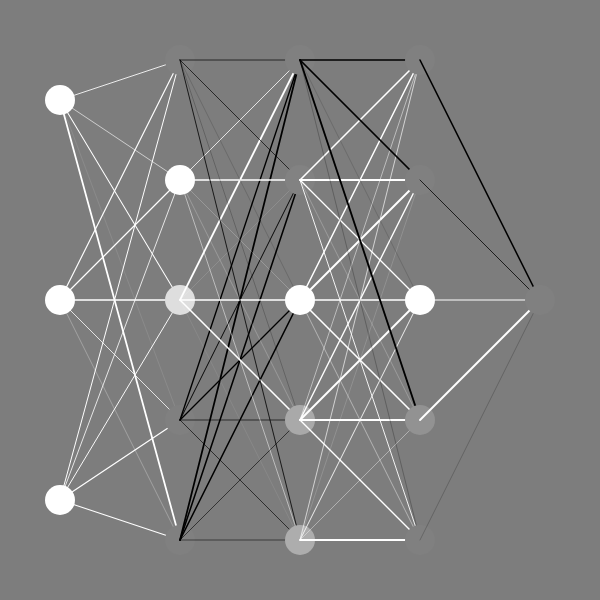
Frame 1 (no input)
Frame 60 (no input): identical to frame 1, image omitted
Frame 120 (the mouse pressed at the canvas centre since frame 60): identical to frame 1, image omitted

The p5.js sketch that drew this single still picture (run headless with seeded random() and noise() and a simulated clock; from frame 60 on, the mouse is pressed at the canvas centre):

// p5.js sketch
// ── sketch.js
var dimension=600;
//var testing=[false,true,true,false,false,false,true,true];
//var testing=[false,false,false,false,false,false,false,false];
//var testing=[true,true,true,true,true,true,true,true];
//var testing=[-1,1,1,-1,-1,-1,1,1];
var testing=[-1,-1,-1,-1,-1,-1,-1,-1];
//var testing=[0,0,0,0,0,0,0,0];
//var testing=[1,1,1,1,1,1,1,1]
var startNodes=3;
var hiddenLayers=3;
var hiddenWidth=5;
var endNodes=1;
var numNets=100;

var mutationRate=.1;
var overRide=false;

var nets=[];
var best=0;
var cost=1000;
var bestInd=0;
var numConnections;
var curConnection=0;
var connections=[];
var inputNodes=[];
var hiddenNodes=[];
var outputNodes=[];
var sizeN=30;
var mousePressed=false;
function setup() {
	createCanvas(dimension, dimension);
  numConnections=hiddenWidth*startNodes;
  for(var i=0;i<hiddenLayers-1;i++){
    numConnections+=hiddenWidth*hiddenWidth;
  }
  numConnections+=endNodes*hiddenWidth;
  for(i=0;i<numNets;i++){
    nets[i]=new net();
    for(var j=0;j<numConnections;j++){
      nets[i].weights[j]=random(-1,1);
    }
  }

  for(i=0;i<startNodes;i++){
    inputNodes[i]=new node(.5*dimension/(hiddenLayers+2),(i+.5)*dimension/startNodes);
  }
  for(i=0;i<hiddenLayers;i++){
    for(j=0;j<hiddenWidth;j++){
      var index=i*hiddenWidth+j;
      hiddenNodes[index]=new node((i+1.5)*dimension/(hiddenLayers+2),(j+.5)*dimension/hiddenWidth);
      if(i<1){
        for(var k=0;k<startNodes;k++){
          hiddenNodes[index].connections[k]=inputNodes[k];
          hiddenNodes[index].weight[k]=curConnection;
          curConnection++;
        }
      }
      else{
        for(var k=0;k<hiddenWidth;k++){
          hiddenNodes[index].connections[k]=hiddenNodes[floor((index/hiddenWidth)-1)*hiddenWidth+k];
          hiddenNodes[index].weight[k]=curConnection;
          curConnection++;
        }
      }
    }
  }
  for(i=0;i<endNodes;i++){
    outputNodes[i]=new node(dimension*(1-.5/(hiddenLayers+2)),(i+.5)*dimension/endNodes);
    for(j=1;j<=hiddenWidth;j++){
      outputNodes[i].connections[j]=hiddenNodes[hiddenNodes.length-j];
      outputNodes[i].weight[j]=curConnection;
      curConnection++;
    }
  }
}

function draw() {
  background(125);
  var arry=nets[0].weights;
  if(best==pow(2,startNodes) || overRide){
    arry=nets[bestInd].weights;
    inputNodes.forEach((node) => {
      if(dist(node.x,node.y,mouseX,mouseY)<sizeN&&mouseIsPressed&&!mousePressed){
        mousePressed=true;
        if(node.val>0){
          node.val=-1;
        }
        else{
          node.val=1;
        }
      }
      else if(!mouseIsPressed){
        mousePressed=false;
      }
    });
    hiddenNodes.forEach((node) => node.update(arry));
    outputNodes.forEach((node) => node.update(arry));
  }
  else{
    best=0;
    nets.forEach((net,index)=>{
      net.fit=test(net.weights);
      if(net.fit>best || (net.fit==best&&random(0,100)<50)){
        best=net.fit;
        bestInd=index;
      }
    })
    if(best!=pow(2,startNodes)){//if not fully correct, mutate
      nets.forEach((net)=>{
        net.weights.forEach((weight,index)=>{
          weight=nets[bestInd].weights[index];
          weight+=random(-mutationRate,mutationRate);
          weight=constrain(weight,-1,1);
        });
      });
    }
    else{
      inputNodes.forEach((node)=>node.val=0);
    }
  }
  inputNodes.forEach((node) => node.show(arry));
  hiddenNodes.forEach((node) => node.show(arry));
  outputNodes.forEach((node) => node.show(arry));
}

function test(arry){
  var attempt=[];
  var current=[];
  var score=0;
  var position=0;
  cost=0;
  for(var i=0;i<startNodes;i++){//value to test
    current[i]=false;
  }
  for(i=0;i<pow(2,startNodes);i++){//all attempts
    attempt[i]=false;
  }
  //test
  attempt.forEach((condition,index1) => {//for every condition
    var correct=true;
    current.forEach((value,index) =>{//set the value
      if(value){
        inputNodes[index].val=1;
      }
      else{
        inputNodes[index].val=-1;
      }
    });
    for(j=current.length-1;j>=0;j--){
      var flip=true;
      for(i=0;i<j;i++){
        if(!current[i]){//if any previous are false don't flip
          flip=false;
        }
      }
      if(flip){
        current[j]=!current[j];
      }
    }
    hiddenNodes.forEach((node) => node.update(arry));//update all nodes
    outputNodes.forEach((node) => node.update(arry));
    cost+=abs(testing[index1]-outputNodes[0].val);
    if((outputNodes[0].val<0&&1==testing[index1])||(outputNodes[0].val>=0&&-1==testing[index1])){
      correct=false;
    }
    if(correct){
      score++;
    }
  });
  return(score);
}

// ── nodes.js
function node(x,y){
  this.x=x;
  this.y=y;
  this.connections=[];
  this.weight=[];
  this.val=-1;
  this.update=function(arry){
    this.val=0;
    this.connections.forEach((connection,index) =>{
      this.val+=connection.val*arry[this.weight[index]];
    });
    //this.val=(max(0,this.val)?1:0);
    this.val=max(0,this.val);
  }
  this.show=function(arry){
    this.connections.forEach((connection,index) =>{
      stroke(0);
      if(connection.val){
        stroke(255);
      }
      strokeWeight(map(abs(arry[this.weight[index]]),0,1,0,2));
      line(connection.x,connection.y,this.x,this.y);
    });
    ellipseMode(CENTER);
    var fil=map(this.val,-1,1,0,255);
    stroke(0);
    strokeWeight(1);
    fill(fil);
    noStroke();
    ellipse(this.x,this.y,sizeN,sizeN);
  }
}
function net(){
  this.weights=[];
  this.fit=0;
}
